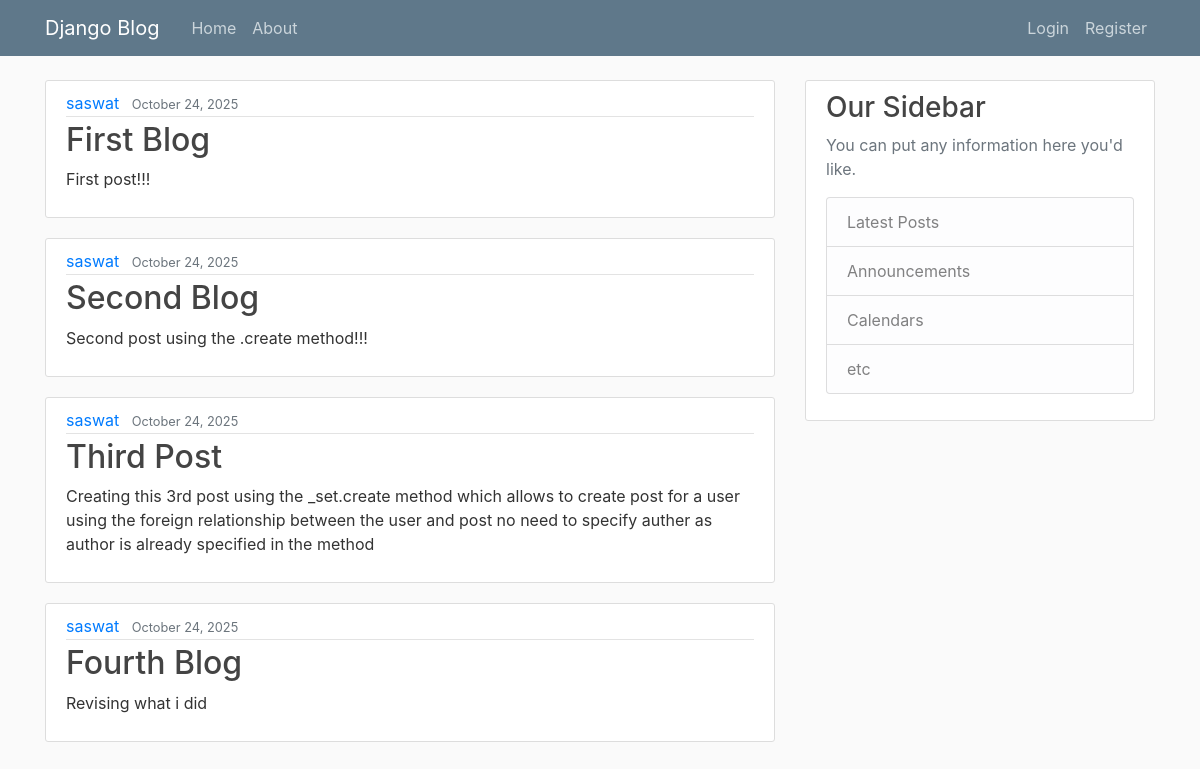
The page / on the database its author committed.
### blog/models.py (models this page shows, shortened)
class Post(models.Model):
    title =models.CharField(max_length=100)
    content=models.TextField()
    date_posted=models.DateTimeField(default=timezone.now)
    author= models.ForeignKey(User,on_delete=models.CASCADE) #what cascade does is when you delete the user, it deletes all its relative data, posts and etc.

### blog/views.py (the view)
# urls.py: path('', views.home, name='blog-home'),
def home(request):
    context={
        'posts': Post.objects.all()
    }
    return render (request,'blog/home.html',context) #parameters are requst (HTTP request sent by user's browser to build the response properly), template (the HTML file you want to display) path, context(Python dictionary that u want to send to the file, only a single dictionary)

### blog/templates/blog/home.html
{%extends "blog/base.html"%}
{%block content%}
    {% for post in posts %}
    <article class="media content-section">
        <div class="media-body">
          <div class="article-metadata">
            <a class="mr-2" href="#">{{ post.author }}</a>
            <small class="text-muted">{{ post.date_posted|date:"F d, Y" }}</small>
          </div>
          <h2><a class="article-title" href="#">{{ post.title }}</a></h2>
          <p class="article-content">{{ post.content }}</p>
        </div>
      </article>
    {% endfor %}
{%endblock content%}

### blog/static/blog/main.css (style rules this page uses)
body { background: #fafafa; color: #333333; margin-top: 5rem; }
h1, h2, h3, h4, h5, h6 { color: #444444; }
.content-section { background: #ffffff; padding: 10px 20px; border: 1px solid #dddddd; border-radius: 3px; margin-bottom: 20px; }
.article-title { color: #444444; }
.article-content { white-space: pre-line; }
.article-metadata { padding-bottom: 1px; margin-bottom: 4px; border-bottom: 1px solid #e3e3e3 }

### rows shown on the page
Post: author "saswat", date_posted "October 24, 2025", title "First Blog", content "First post!!!"
Post: author "saswat", date_posted "October 24, 2025", title "Second Blog", content "Second post using the .create method!!!"
Post: author "saswat", date_posted "October 24, 2025", title "Third Post", content "Creating this 3rd post using the _set.create method which allows to create post for a user using the foreign relationship between the user and post no need to specify auther as author is already specified in the method"
Post: author "saswat", date_posted "October 24, 2025", title "Fourth Blog", content "Revising what i did"
